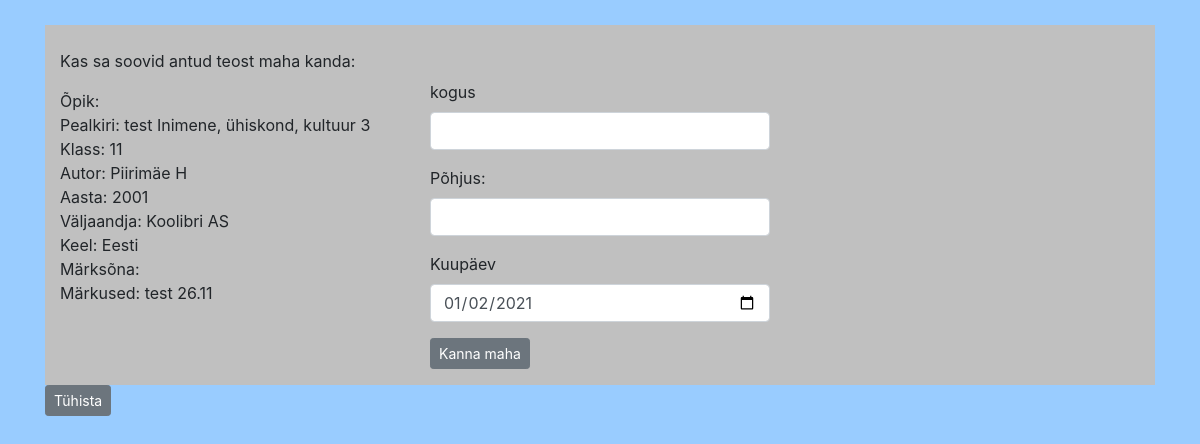
Page /write_off_textbook.php?id=1 on the committed database.
### tables this page shows
CREATE TABLE IF NOT EXISTS `meedia` (
  `id` int(11) NOT NULL AUTO_INCREMENT,
  `meedia_liik` varchar(10) DEFAULT NULL,
  `ISBN` varchar(25) DEFAULT NULL,
  `pealkiri` varchar(150) DEFAULT NULL,
  `sari` int(11) DEFAULT NULL,
  `klass` varchar(10) DEFAULT NULL,
  `andmekandja` int(11) DEFAULT NULL,
  `autor` varchar(225) DEFAULT NULL,
  `aasta` int(11) DEFAULT NULL,
  `liik` int(11) DEFAULT NULL,
  `keel` int(11) DEFAULT NULL,
  `valjaandja` int(11) DEFAULT NULL,
  `kogus` int(11) DEFAULT NULL,
  `riiul` varchar(5) DEFAULT NULL,
  `marksona` varchar(255) DEFAULT NULL,
  `markused` varchar(255) DEFAULT NULL,
  PRIMARY KEY (`id`),
  KEY `FK_raamat_keel` (`keel`),
  KEY `FK_raamat_andmekandja` (`andmekandja`),
  KEY `FK_raamat_liik` (`liik`),
  KEY `FK_raamat_valjaandja` (`valjaandja`),
  KEY `FK_raamat_marskona` (`marksona`(250))
);

CREATE TABLE IF NOT EXISTS `valjaandja` (
  `id` int(11) NOT NULL AUTO_INCREMENT,
  `nimi` varchar(25) NOT NULL,
  `aadress` varchar(50) NOT NULL,
  `linn` varchar(25) NOT NULL,
  `maakond` varchar(25) NOT NULL,
  `postiindeks` varchar(6) NOT NULL,
  `telefon` varchar(15) NOT NULL,
  `markused` varchar(255) NOT NULL,
  PRIMARY KEY (`id`)
);

CREATE TABLE IF NOT EXISTS `keel` (
  `id` int(11) NOT NULL AUTO_INCREMENT,
  `nimi` varchar(15) NOT NULL,
  PRIMARY KEY (`id`)
);

### write_off_textbook.php (the view, shortened to what this page needs)
<?php
include_once("config.php");
?>
<!DOCTYPE html>
<html>
<head>
<link rel="stylesheet" href="style.css" type="text/css"/>
<link rel="stylesheet" href="https://cdn.jsdelivr.net/npm/bootstrap@4.5.3/dist/css/bootstrap.min.css">
</head>
<body>
     <div class="container">
<div class="row" id="borrow" style=" margin-top:25px;">
<div class="col-4"  >
 <br>
 <p> Kas sa soovid antud teost maha kanda: </p>
 <?php
    $id = $_GET["id"];
 $sql= "select meedia.id, meedia.pealkiri,meedia.klass, meedia.autor, meedia.aasta, keel.nimi as k, valjaandja.nimi as v, meedia.riiul, meedia.marksona, meedia.markused
    from (((meedia
    LEFT JOIN keel ON meedia.keel = keel.id)
    LEFT JOIN valjaandja ON meedia.valjaandja =valjaandja.id)
    LEFT JOIN meedia_eksemplar ON meedia.id=meedia_eksemplar.meedia)
    where meedia.id=$id GROUP BY meedia_eksemplar.meedia HAVING COUNT(*) >= 1";
    $result = mysqli_query($conn, $sql);
	if (mysqli_num_rows($result) > 0) {
		while($row = mysqli_fetch_assoc($result)) {
		echo
            "Õpik:  <br> Pealkiri: " . $row["pealkiri"].
             " <br> Klass: " . $row["klass"].
            " <br> Autor: " . $row["autor"].
            " <br> Aasta: " . $row["aasta"].
            " <br> Väljaandja: " . $row["v"].
            " <br> Keel: " . $row["k"].
            " <br> Märksõna: " . $row["marksona"].
            " <br> Märkused:" . $row["markused"].
            "<br>  " ;
        }
    }
?>  <br>
    </div>
		<div class="col-4" style="margin-top:25px; " >
    <form action=" " method="post">
          <fieldset>
        <br>
     <div class="form-group">
        <label for="kogus">kogus</label>
        <input type="text" name="kogus" required class="form-control">
           </div>
        <div class="form-group">
            <label for="pohjus">Põhjus: </label>
              <input type="text" name="pohjus" class="form-control">
           </div>
          <div class="form-group">
    <label for="kogus">Kuupäev</label>
        <input type="date" name="kuupaev" value="<?php echo date('Y-m-d');?>" class="form-control" >
             </div>
        <div class="form-group">
       <input type ="submit" name="Submit" value="Kanna maha" class="btn btn-secondary btn-sm"  onclick="myFunction()" >
              </div></fieldset>
            </form>
</div>
  <br>
    </div>
      <button onclick="self.close()" class="btn btn-secondary btn-sm">Tühista</button>
 </div>
</body>
</html>

### style.css (style rules this page uses)
body { background-color: #99CCFF !important; ; }
#borrow { background-color: #C0C0C0; margin: auto; }
.form-group { margin-top: 0px; }

### rows in the picture
meedia: pealkiri "test Inimene, ühiskond, kultuur 3", klass "11", autor "Piirimäe H", aasta "2001", valjaandja.nimi "Koolibri AS", keel.nimi "Eesti", markused "test 26.11"
